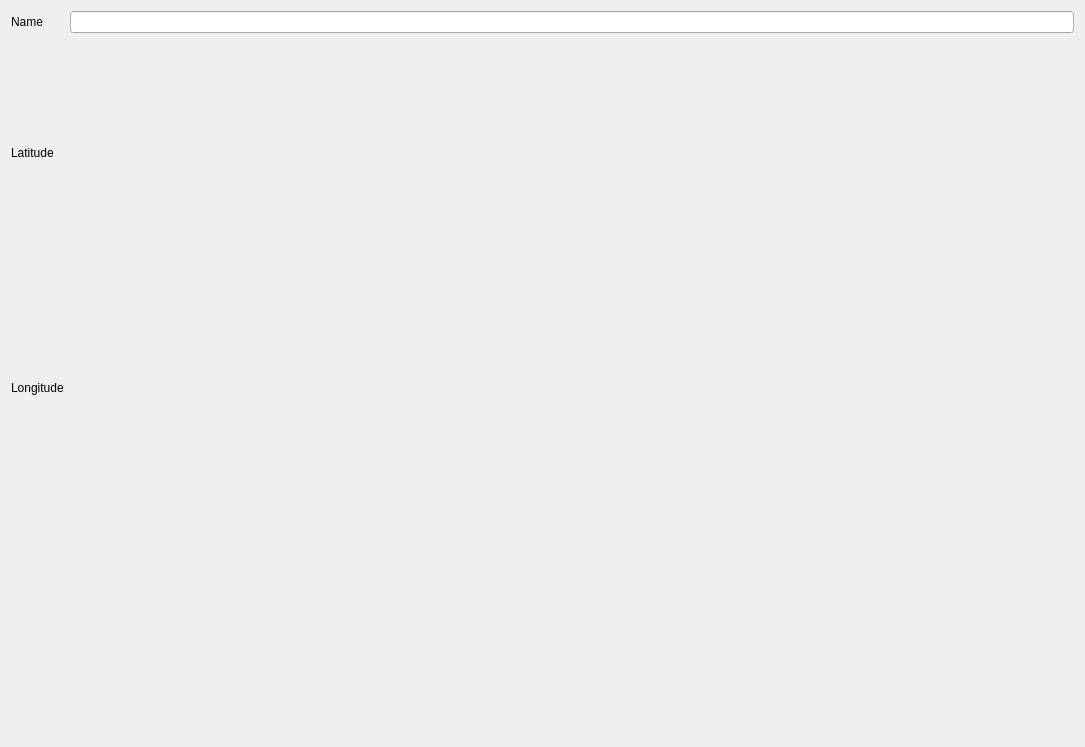
<?xml version="1.0" encoding="UTF-8"?>
<ui version="4.0">
 <class>KoRdfLocationEditWidget</class>
 <widget class="QWidget" name="KoRdfLocationEditWidget">
  <property name="geometry">
   <rect>
    <x>0</x>
    <y>0</y>
    <width>1085</width>
    <height>747</height>
   </rect>
  </property>
  <layout class="QGridLayout" name="gridLayout">
   <item row="1" column="1">
    <widget class="QLabel" name="label_2">
     <property name="text">
      <string>Name</string>
     </property>
    </widget>
   </item>
   <item row="1" column="2">
    <widget class="QLineEdit" name="name"/>
   </item>
   <item row="2" column="2">
    <widget class="Marble::LatLonEdit" name="wlat"/>
   </item>
   <item row="4" column="2">
    <widget class="Marble::MarbleWidget" name="map">
     <property name="toolTip">
      <string>The Earth</string>
     </property>
     <property name="whatsThis">
      <string>The Marble widget displays a virtual globe.</string>
     </property>
    </widget>
   </item>
   <item row="4" column="1">
    <widget class="Marble::MarbleNavigator" name="zoomer">
     <property name="toolTip">
      <string>Navigation Control</string>
     </property>
     <property name="whatsThis">
      <string>Use this control to navigate.</string>
     </property>
    </widget>
   </item>
   <item row="2" column="1">
    <widget class="QLabel" name="label_3">
     <property name="text">
      <string>Latitude</string>
     </property>
    </widget>
   </item>
   <item row="3" column="2">
    <widget class="Marble::LatLonEdit" name="wlong"/>
   </item>
   <item row="3" column="1">
    <widget class="QLabel" name="label_4">
     <property name="text">
      <string>Longitude</string>
     </property>
    </widget>
   </item>
  </layout>
 </widget>
 <customwidgets>
  <customwidget>
   <class>Marble::LatLonEdit</class>
   <extends>QWidget</extends>
   <header>LatLonEdit.h</header>
  </customwidget>
  <customwidget>
   <class>Marble::MarbleNavigator</class>
   <extends>QWidget</extends>
   <header>MarbleNavigator.h</header>
  </customwidget>
  <customwidget>
   <class>Marble::MarbleWidget</class>
   <extends>QWidget</extends>
   <header>MarbleWidget.h</header>
  </customwidget>
 </customwidgets>
 <resources/>
 <connections>
  <connection>
   <sender>zoomer</sender>
   <signal>moveRight()</signal>
   <receiver>map</receiver>
   <slot>moveRight()</slot>
   <hints>
    <hint type="sourcelabel">
     <x>87</x>
     <y>174</y>
    </hint>
    <hint type="destinationlabel">
     <x>178</x>
     <y>199</y>
    </hint>
   </hints>
  </connection>
  <connection>
   <sender>zoomer</sender>
   <signal>moveUp()</signal>
   <receiver>map</receiver>
   <slot>moveUp()</slot>
   <hints>
    <hint type="sourcelabel">
     <x>80</x>
     <y>145</y>
    </hint>
    <hint type="destinationlabel">
     <x>150</x>
     <y>160</y>
    </hint>
   </hints>
  </connection>
  <connection>
   <sender>zoomer</sender>
   <signal>moveLeft()</signal>
   <receiver>map</receiver>
   <slot>moveLeft()</slot>
   <hints>
    <hint type="sourcelabel">
     <x>51</x>
     <y>188</y>
    </hint>
    <hint type="destinationlabel">
     <x>249</x>
     <y>243</y>
    </hint>
   </hints>
  </connection>
  <connection>
   <sender>zoomer</sender>
   <signal>moveDown()</signal>
   <receiver>map</receiver>
   <slot>moveDown()</slot>
   <hints>
    <hint type="sourcelabel">
     <x>94</x>
     <y>273</y>
    </hint>
    <hint type="destinationlabel">
     <x>174</x>
     <y>272</y>
    </hint>
   </hints>
  </connection>
  <connection>
   <sender>zoomer</sender>
   <signal>zoomChanged(int)</signal>
   <receiver>map</receiver>
   <slot>zoomView(int)</slot>
   <hints>
    <hint type="sourcelabel">
     <x>67</x>
     <y>424</y>
    </hint>
    <hint type="destinationlabel">
     <x>220</x>
     <y>417</y>
    </hint>
   </hints>
  </connection>
  <connection>
   <sender>map</sender>
   <signal>zoomChanged(int)</signal>
   <receiver>zoomer</receiver>
   <slot>changeZoom(int)</slot>
   <hints>
    <hint type="sourcelabel">
     <x>282</x>
     <y>550</y>
    </hint>
    <hint type="destinationlabel">
     <x>59</x>
     <y>550</y>
    </hint>
   </hints>
  </connection>
  <connection>
   <sender>zoomer</sender>
   <signal>zoomIn()</signal>
   <receiver>map</receiver>
   <slot>zoomIn()</slot>
   <hints>
    <hint type="sourcelabel">
     <x>39</x>
     <y>323</y>
    </hint>
    <hint type="destinationlabel">
     <x>213</x>
     <y>325</y>
    </hint>
   </hints>
  </connection>
  <connection>
   <sender>zoomer</sender>
   <signal>zoomOut()</signal>
   <receiver>map</receiver>
   <slot>zoomOut()</slot>
   <hints>
    <hint type="sourcelabel">
     <x>82</x>
     <y>466</y>
    </hint>
    <hint type="destinationlabel">
     <x>231</x>
     <y>463</y>
    </hint>
   </hints>
  </connection>
 </connections>
</ui>
